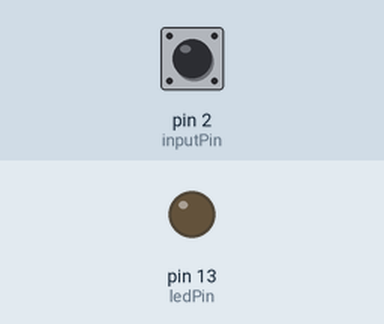
This sketch was run on a simulated Arduino Uno, built with avr-gcc and run on an emulated ATmega328P. On the bench: output pins drawn as LEDs (lit = HIGH). The test bench sets the inputs (shaded band); at power-on: pin 2 (inputPin) HIGH.

Above: at 1.2 s.
1.3 s: pin 2 (inputPin) pulled LOW for 0.15 s
At 1.37 s:
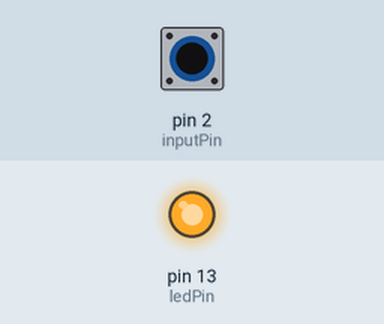
2.9 s: pin 2 (inputPin) pulled LOW for 3.2 s
At 7.4 s:
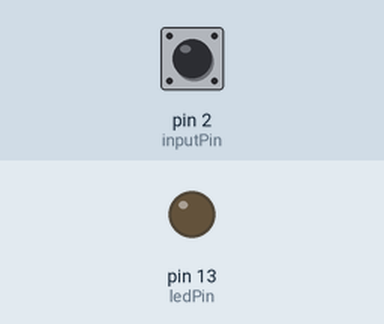
Timing chart, 0 to 8.9 s (numbered marks = the images above; inputs shaded):
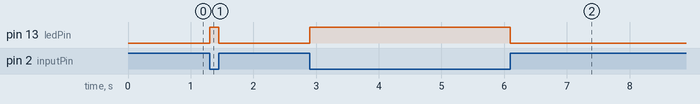

Measured:
- after the input at 1.3 s, pin 13 (ledPin): LOW → HIGH at once, → LOW 0.15 s later
- after the input at 2.9 s, pin 13 (ledPin): LOW → HIGH at once, → LOW 3.2 s later

The sketch:

pull_up_button_led_internal_resistor.ino
```cpp
// pull_up_button_led_internal_resistor.ino
// a pushbutton is used to send a pull up signal through a digital pin to an led. in this example
// the arduino interval pull up resistor is used instead of an extenal pull up resistor as used in the other example.

const int ledPin    = 13;
const int inputPin  = 2;

void setup() {
  pinMode(ledPin, OUTPUT);
  pinMode(inputPin, INPUT);
  // turn on internal pull-up resistor
  digitalWrite(inputPin, HIGH);
}

void loop() {
  int val = digitalRead(inputPin);
  if (val == HIGH) {
    digitalWrite(ledPin, LOW);
  } else {
    digitalWrite(ledPin, HIGH);
  }
}
```
